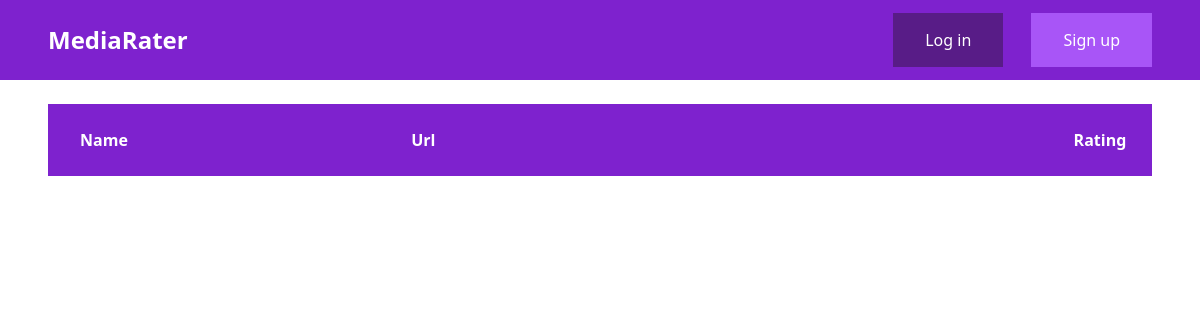
The app's page /, older data.
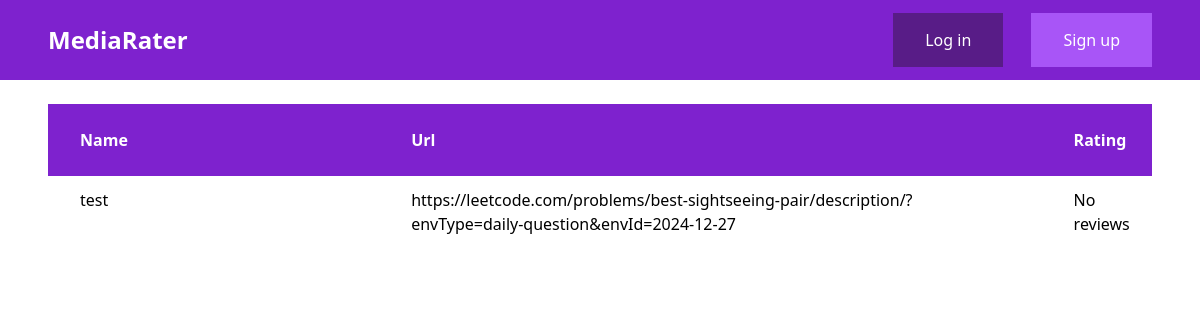
The same page, newer data.
### link/models.py (models this page shows, shortened)
class Link(models.Model):
    name = models.CharField(max_length=255)
    url = models.URLField(unique=True)
    def get_rating(self):
        if self.reviews.count():
            total_score = 0
            for review in self.reviews.all():
                total_score += review.rating
            return total_score / self.reviews.count()
        return 'No reviews'

### core/views.py (the view)
# urls.py: path('', index, name='index')
def index(request):
    links = Link.objects.all()
    return render(request, 'core/index.html',{
        'links':links
    })

### core/templates/core/index.html (shortened to what this page needs)
{% extends 'core/base.html' %}
{% block content %}
    <div class="grid grid-cols-10">
        <div class="col-span-3 py-6 px-8 font-bold bg-purple-700 text-white">Name</div>
        <div class="col-span-6 py-6 px-8 font-bold bg-purple-700 text-white">Url</div>
        <div class="col-span-1 py-6 px-8 font-bold bg-purple-700 text-white">Rating</div>
    </div>
    {% for link in links %}
    <div class="grid grid-cols-10">
        <div class="col-span-3 py-3 px-8 ">
            <a href="{% url 'link:detail' link.pk %}">{{ link.name }}</a>
        </div>
        <div class="col-span-6 py-3 px-8 ">{{ link.url }}</div>
        <div class="col-span-1 py-3 px-8 ">{{link.get_rating}}</div>
    </div>
    {% endfor %}
{% endblock %}

Row changes from the older to the newer data that the page shows:
added Link: name "test", url "https://leetcode.com/problems/best-sightseeing-pair/description/?envType=daily-question&envId=2024-12-27", get_rating "No reviews"
